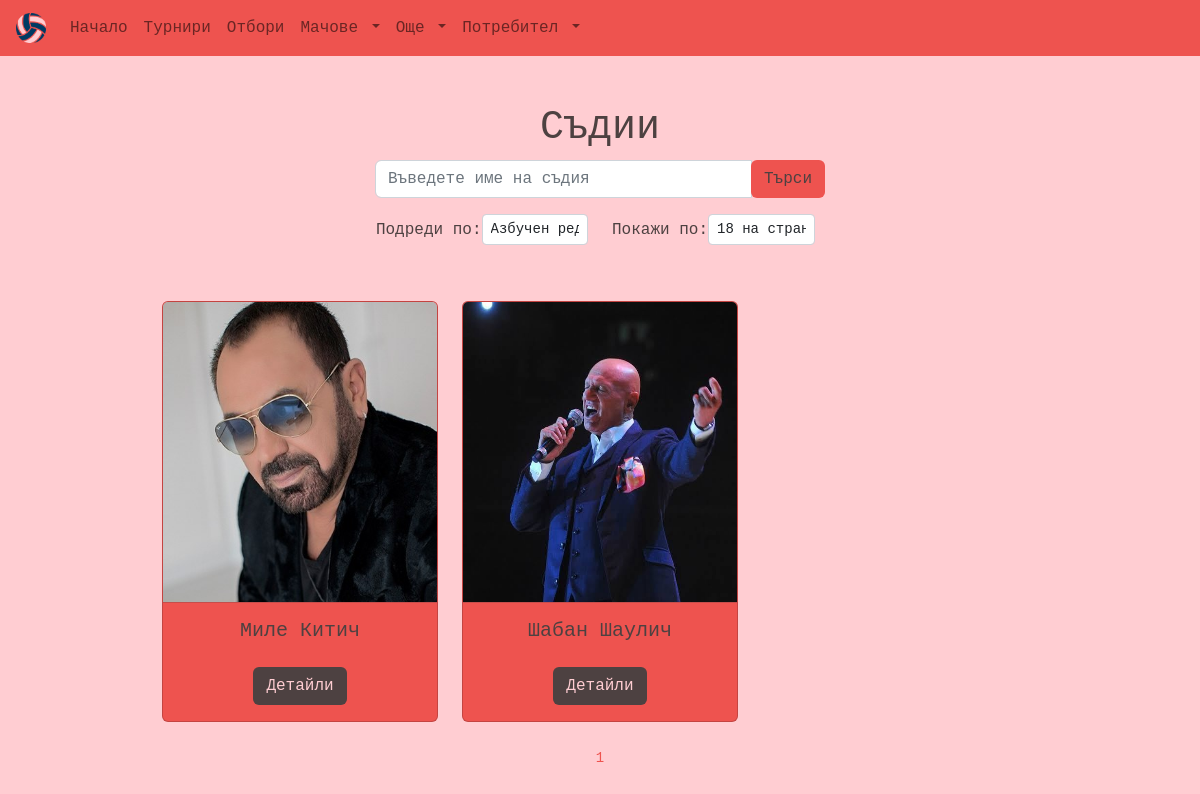
The page /referees/ on the database its author committed.
### main/models.py (models this page shows, shortened)
class Referee(models.Model):
    id = models.UUIDField(primary_key=True, default=uuid.uuid4, editable=False)
    first_name = models.CharField(max_length=64, null=False, blank=False)
    last_name = models.CharField(max_length=64, null=False, blank=False)
    birth_date = models.DateField(null=True, blank=True)
    nationality = models.CharField(max_length=64, null=False, blank=False)
    experience = models.PositiveSmallIntegerField(validators=[MaxValueValidator(120), MinValueValidator(0)], default=0, null=True, blank=True)
    photo = models.ImageField(upload_to="refs_pics", null=True, blank=True)
    description = models.TextField(null=True, blank=True)

### main/views/views_referees.py (the view)
# urls.py: path('referees/', views.referees, name='referees'),
def referees(request):
    q = request.GET.get("q") if request.GET.get("q") != None else ""
    now = timezone.now()
    get_referees = Referee.objects.filter(
            Q(first_name__icontains=q) | Q(last_name__icontains=q)
        )
    sort_by = request.GET.get("sort_by")
    if sort_by == "name":
       get_referees = get_referees.order_by("first_name", "last_name")
    elif sort_by == "nationality":
        get_referees = get_referees.order_by("nationality")
    elif sort_by == "experience":
        get_referees = get_referees.order_by("-experience")
    show = request.GET.get("show")
    if show == "18":
        items = 18
    elif show == "30":
        items = 30
    elif show == "60":
        items = 60
    else:
        items = 18
    paginator = Paginator(get_referees, items)
    page = request.GET.get("page")
    referees = paginator.get_page(page)
    context = {"referees": referees}
    return render(request, "main/info_templates/referees.html", context)

### main/templates/main/info_templates/referees.html (shortened to what this page needs)
{% extends 'base.html' %}
{% block content %}
<header class="text-font text-center mt-5">
    <h1>Съдии</h1>
    <div class="col col-md-6 mx-auto">
        <div class="w-75 text-center m-auto">
            <form class="mb-3" method="GET" action="">
                <div class="input-group">
                    <input type="text" autocomplete="off" name="q" class="form-control" placeholder="Въведете име на съдия">
                    <div class="input-group-append">
                        <button class="btn btn-main rounded-right" type="submit">Търси</button>
                    </div>
                </div>
                <div class="row d-none d-lg-flex mt-3">
                    <div class="col-6 d-flex align-items-center justify-content-end">
                        <span class="">Подреди по:</span>
                        <select class="form-control form-control-sm w-50 h-50" name="sort_by" onchange="this.form.submit()">
                            <option value="name" {% if request.GET.sort_by == "name" %}selected{% endif %}>Азбучен ред
                            </option>
                        </select>
                    </div>
                    <div class="col-6 d-flex align-items-center">
                        <span class="">Покажи по:</span>
                        <select class="form-control form-control-sm w-50 h-50" name="show" onchange="this.form.submit()">
                            <option value="18" {% if request.GET.show == "18" %}selected{% endif %}>18 на страница</option>
                        </select>
                    </div>
                </div>
            </form>
        </div>
    </div>
</header>
<main class="container-fluid text-font w-75 mt-5 h-100">
    <div class="row d-flex">
        {% for ref in referees %}
        <div class="col-sm-12 col-md-6 col-lg-4 my-2">
            <div class="card bg-main text-center" id="card-{{forloop.counter}}">
                <img class="card-img-top bg-sec" id="image-{{forloop.counter}}" width="150px" height="300px"
                    src="{{ref.photo.url}}" />
                <hr class="m-0">
                <div class="card-body position-relative">
                    <h5>
                        {{ref.first_name}} {{ref.last_name}}
                    </h5>
                    <button onclick="showText('card-{{ forloop.counter }}')"
                        class="btn btn-font mt-3 text-decoration-none text-font link-font">Детайли</button>
                </div>
            </div>
        </div>
        {% endfor %}
    </div>
    <div class="text-center my-3">
        <small class="text-main">{{referees.number}}</small>
    </div>
</main>
{% endblock %}

### static/styles/style.css (style rules this page uses)
:root { --bg-color: #ffcdd2; --font-color: #4d4141; --main-color: #ee534f; --sec-color: #ff8a8a; }
* { margin: 0; padding: 0; font-family: Andale Mono, monospace; font-style: normal; }
body { background-color: var(--bg-color) !important; color: var(--font-color) !important; }
.text-font { color: var(--font-color); }
.text-main { color: var(--main-color); }
.bg-main { background-color: var(--main-color); }
.bg-sec { background-color: var(--sec-color); }
.btn-main { color: var(--font-color); background-color: var(--main-color); }
.btn-font { color: var(--bg-color); background-color: var(--font-color); }

### rows shown on the page
Referee: photo (picture), first_name "Миле", last_name "Китич"
Referee: photo (picture), first_name "Шабан", last_name "Шаулич"

### other values the page prints
{{ referees.number }} "1"
